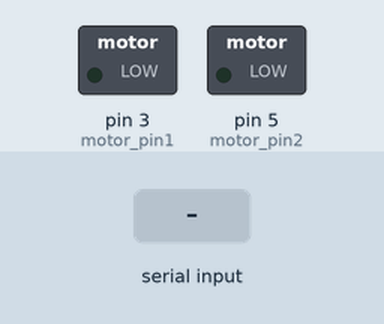
This sketch was run on a simulated Arduino Uno, built with avr-gcc and run on an emulated ATmega328P. Parts: switched loads named in the sketch (green lamp = pin HIGH). Inputs (shaded band) come from the test bench.

Above: at 1.2 s.
1.3 s: "1\n" received over Serial
At 2.0 s:
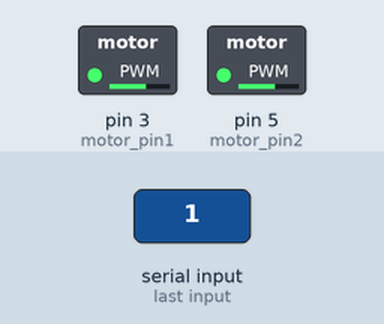
Timing chart, 0 to 4.3 s (numbered marks = the images above; inputs shaded):
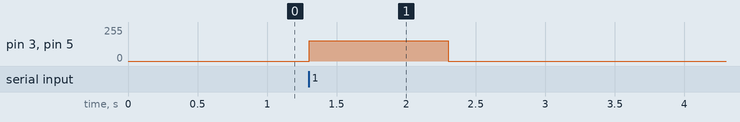

Measured:
- after the input at 1.3 s, pin 3 (motor_pin1), pin 5 (motor_pin2): 0/255 → 153/255 at once, → 0/255 1.0 s later

The sketch:

fibershaker_PWM.ino
```cpp
int receivedMessage = 0;
boolean newData = false;
int motor_pin1 = 3;
int motor_pin2 = 5;
float target_voltage = 3;

void setup() {
 Serial.begin(9600);
   pinMode(motor_pin1, OUTPUT);
   pinMode(motor_pin2, OUTPUT);
}

void loop() {
 recvMessage();
 interpretMessage();
 showNewData();
}

void recvMessage() {
 if (Serial.available() > 0) {
 receivedMessage = Serial.parseInt();
}
 }

void interpretMessage() {
  if (receivedMessage == 1) {
    newData = true;
  }
  else if (receivedMessage == 0) {
    newData = false;
  }
}

void showNewData() {
 if (newData == true) {
  analogWrite(motor_pin1, 255 * target_voltage / 5);
  analogWrite(motor_pin2, 255 * target_voltage / 5);
 }
 else if (newData == false) {
 digitalWrite(motor_pin1, LOW);
 digitalWrite(motor_pin2, LOW);
 }
}
```
